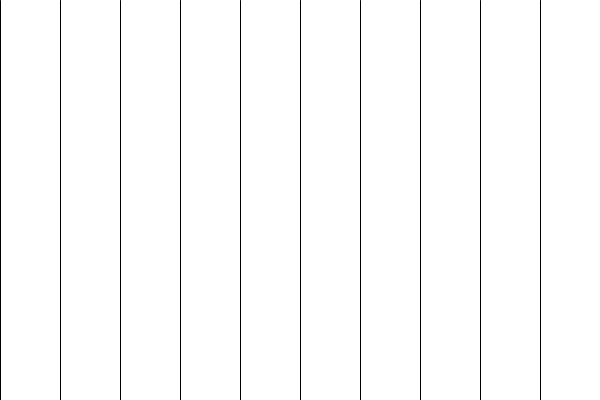
Frame 1 (no input)
Frame 60 (the mouse pressed at the canvas centre just before this capture): identical to frame 1, image omitted
Frame 120 (the mouse held since frame 60 and released just before this capture): identical to frame 1, image omitted

The Processing sketch that drew this single still picture (run headless with seeded random() and noise(); from frame 60 on, the mouse is pressed at the canvas centre):

// Processing sketch: drawing_scales_01
// ── drawing_scales_01.pde
void setup() {  
  size(600, 400); 
  smooth();
}

void draw() {
  background(255);
  
  stroke(0);
  
  for (int i = 0; i < 11; i++) {
    float x = map(i, 0, 10, 0, width);
    line(x, 0, x, height); 
  }
}
